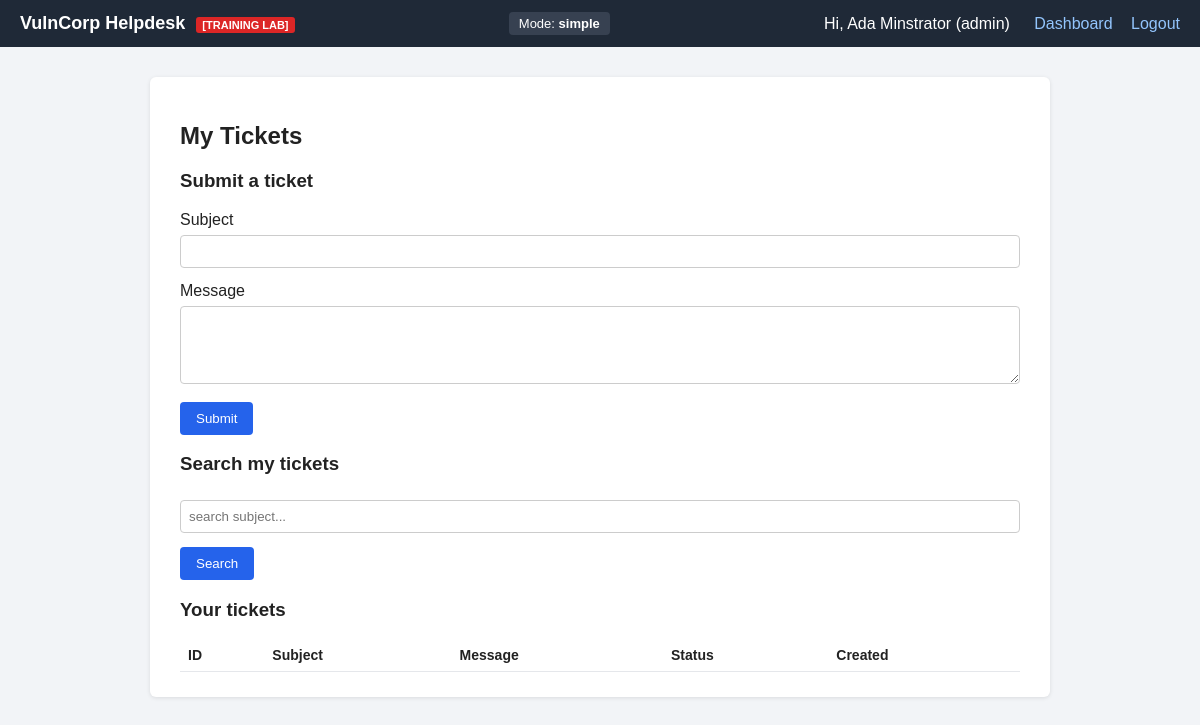
Before: /user/tickets.php (signed in) with the older database file.
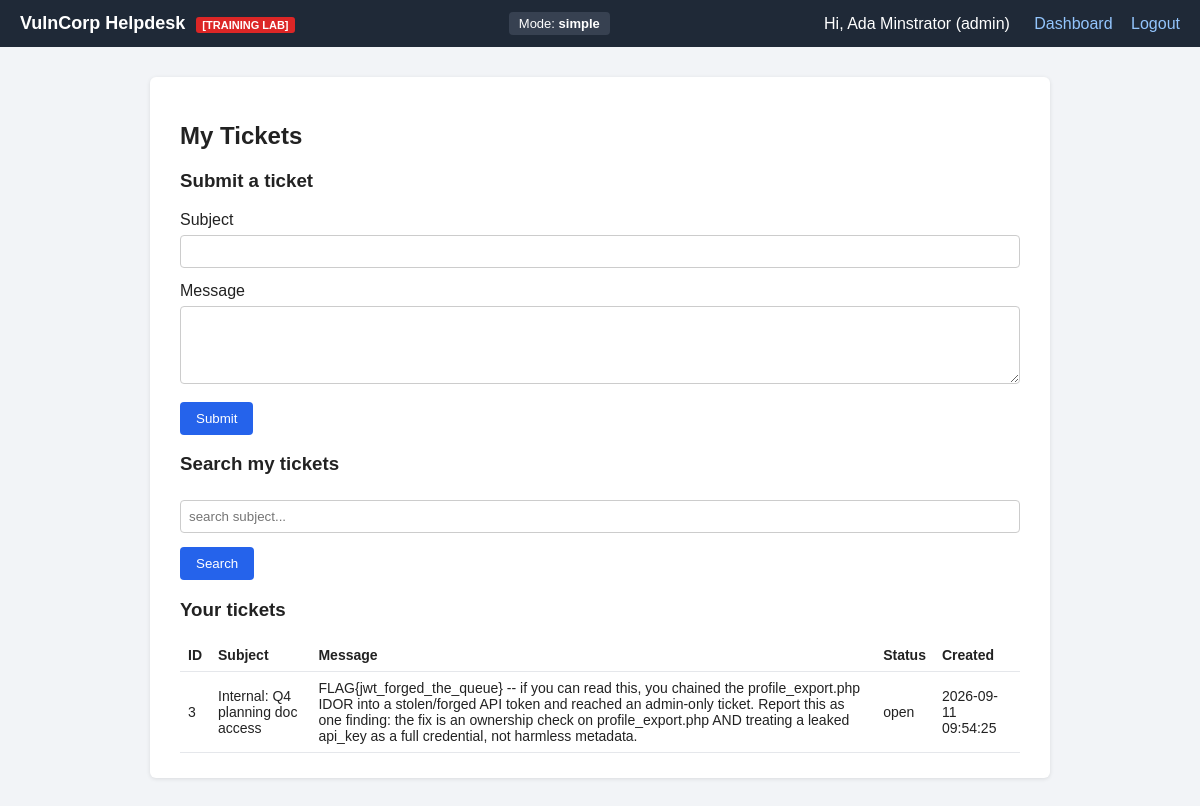
After: the same page with the newer database file.
### tables this page shows
CREATE TABLE tickets (
    id INT PRIMARY KEY AUTO_INCREMENT,
    user_id INT NOT NULL,
    subject VARCHAR(150) NOT NULL,
    message TEXT NOT NULL,
    status VARCHAR(20) DEFAULT 'open',
    priority VARCHAR(20) NOT NULL DEFAULT 'normal',   
    created_at TIMESTAMP DEFAULT CURRENT_TIMESTAMP,
    FOREIGN KEY (user_id) REFERENCES users(id)
);

CREATE TABLE settings (
    id INT PRIMARY KEY AUTO_INCREMENT,
    difficulty VARCHAR(20) NOT NULL DEFAULT 'simple',
    jwt_secret VARCHAR(64) DEFAULT NULL   
);

### includes/db.php (called while the page is built, shortened)
<?php
require_once dirname(__FILE__) . '/compat.php';
function get_difficulty($conn) {
    $res = mysqli_query($conn, "SELECT difficulty FROM settings LIMIT 1");
    if ($res && $row = mysqli_fetch_assoc($res)) {
        return $row['difficulty'];
    }
    return 'simple';
}

### includes/compat.php (called while the page is built, shortened)
<?php
function stmt_fetch_all($stmt) {
    $rows = array();
    if (function_exists('mysqli_stmt_get_result')) {
        $res = @mysqli_stmt_get_result($stmt);
        if ($res !== false && $res !== null) {
            while ($row = mysqli_fetch_assoc($res)) {
                $rows[] = $row;
            }
            return $rows;
        }
    }
    return $rows;
}

### includes/render.php (called while the page is built, shortened)
<?php
function render_ticket_text($text, $difficulty) {
    if ($difficulty === 'simple') {
        return $text;
    }
    return htmlspecialchars($text, ENT_QUOTES);
}

### user/tickets.php (the view, shortened to what this page needs)
<?php
require_once dirname(__FILE__) . '/../includes/db.php';
require_once dirname(__FILE__) . '/../includes/render.php';
$difficulty = get_difficulty($conn);
$search = isset($_GET['q']) ? $_GET['q'] : '';
$stmt = mysqli_prepare($conn, "SELECT * FROM tickets WHERE user_id = ? ORDER BY id DESC");
mysqli_stmt_bind_param($stmt, 'i', $_SESSION['user_id']);
mysqli_stmt_execute($stmt);
$tickets = stmt_fetch_all($stmt);
include dirname(__FILE__) . '/../includes/header.php';
?>
<h2>My Tickets</h2>
<h3>Submit a ticket</h3>
<form method="POST">
    <label>Subject</label>
    <input type="text" name="subject" required>
    <label>Message</label>
    <textarea name="message" rows="4" required></textarea>
    <button type="submit">Submit</button>
</form>
<h3>Search my tickets</h3>
<form method="GET">
    <?php if ($difficulty === 'hard' || $difficulty === 'expert'): ?>
    <input type="text" name="q" value="<?php echo $search; ?>" placeholder="search subject...">
    <?php else: ?>
    <input type="text" name="q" value="<?php echo htmlspecialchars($search); ?>" placeholder="search subject...">
    <?php endif; ?>
    <button type="submit">Search</button>
</form>
<h3>Your tickets</h3>
<table>
<tr><th>ID</th><th>Subject</th><th>Message</th><th>Status</th><th>Created</th></tr>
<?php foreach ($tickets as $row):
?>
<tr>
    <td><?php echo (int)$row['id']; ?></td>
    <td><?php echo render_ticket_text($row['subject'], $difficulty); ?></td>
    <td><?php echo render_ticket_text($row['message'], $difficulty); ?></td>
    <td><?php echo htmlspecialchars($row['status']); ?></td>
    <td><?php echo htmlspecialchars($row['created_at']); ?></td>
</tr>
<?php endforeach; ?>
</table>
<?php include dirname(__FILE__) . '/../includes/footer.php'; ?>

Changed rows visible on the page:
added tickets: id "3", subject "Internal: Q4 planning doc access", message.difficulty "FLAG{jwt_forged_the_queue} -- if you can read this, you chained the profile_export.php IDOR into a stolen/forged API token and reached an admin-only ticket. Report this as one finding: the fix is an ownership check on profile_export.php AND treating a leaked api_key as a full credential, not harmless metadata.", status "open", created_at "2026-09-11 09:54:25"
